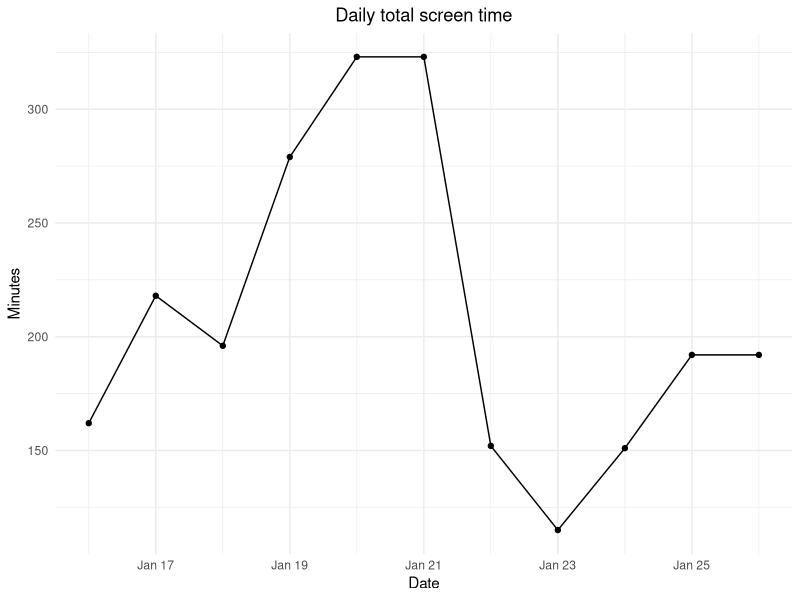
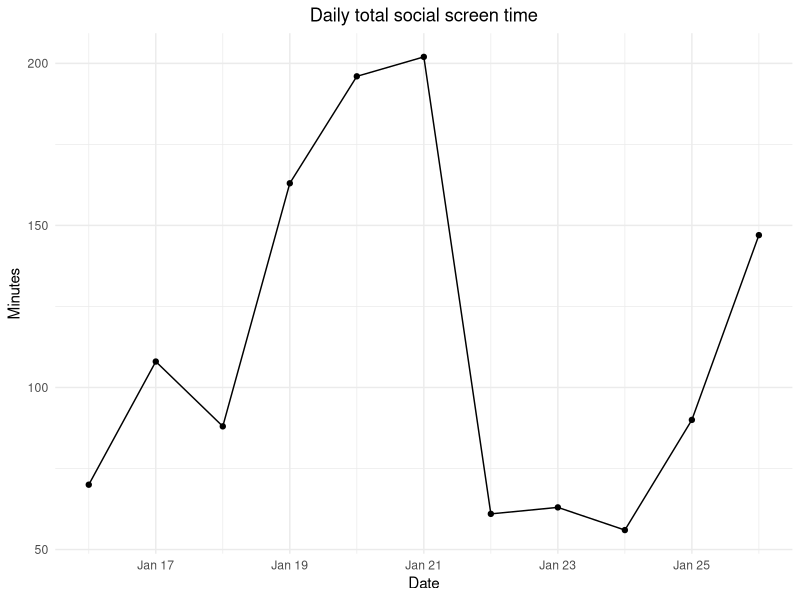
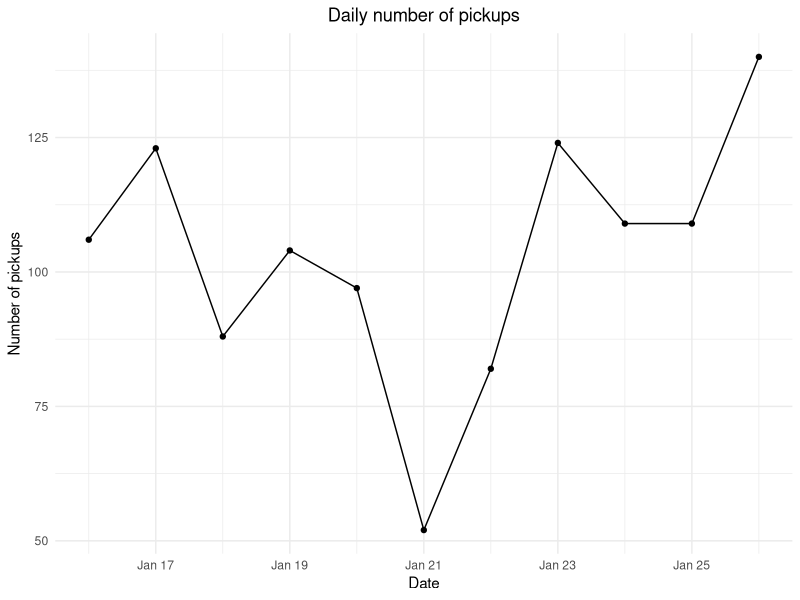
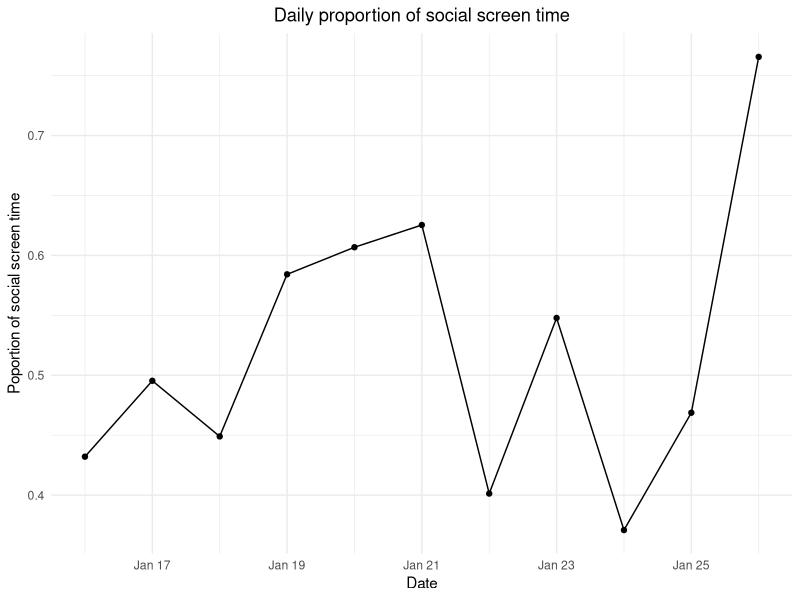
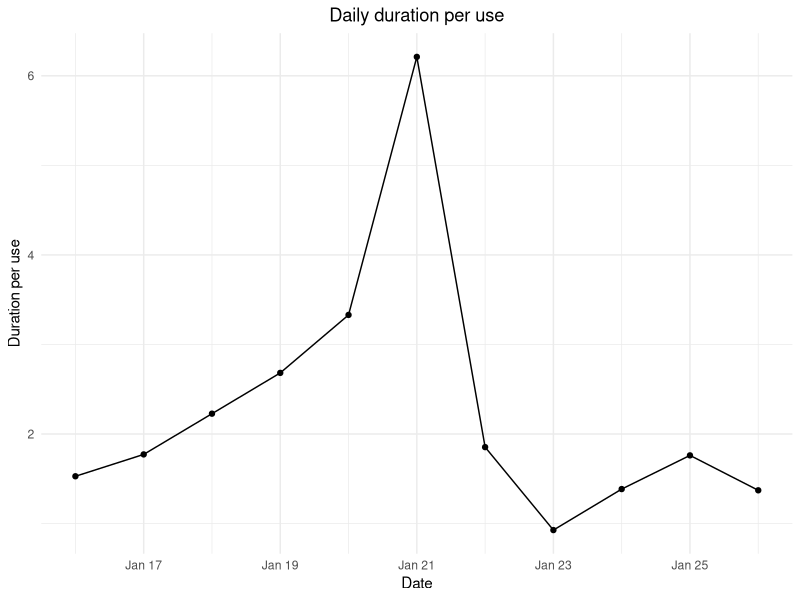
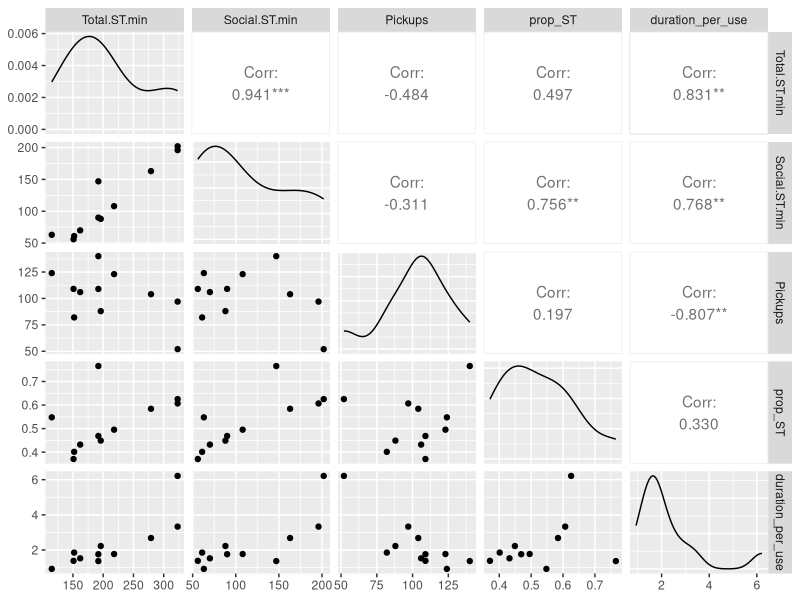
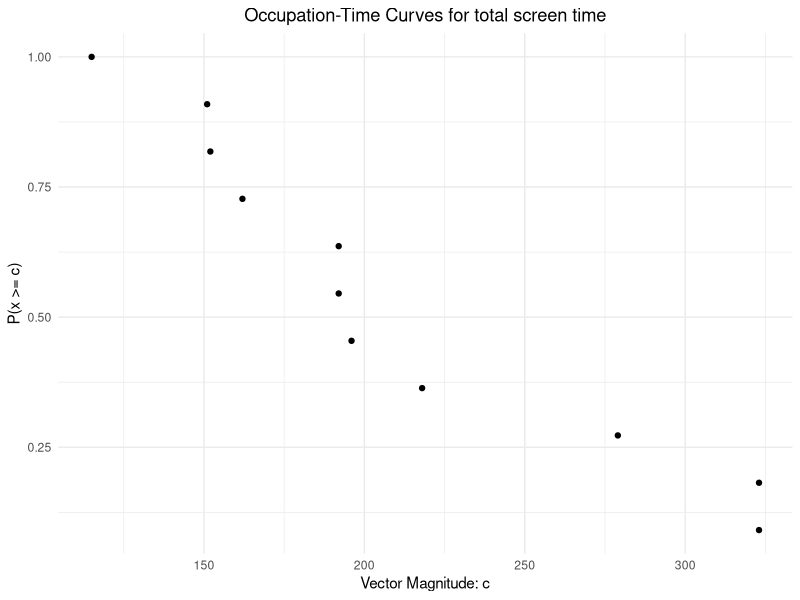
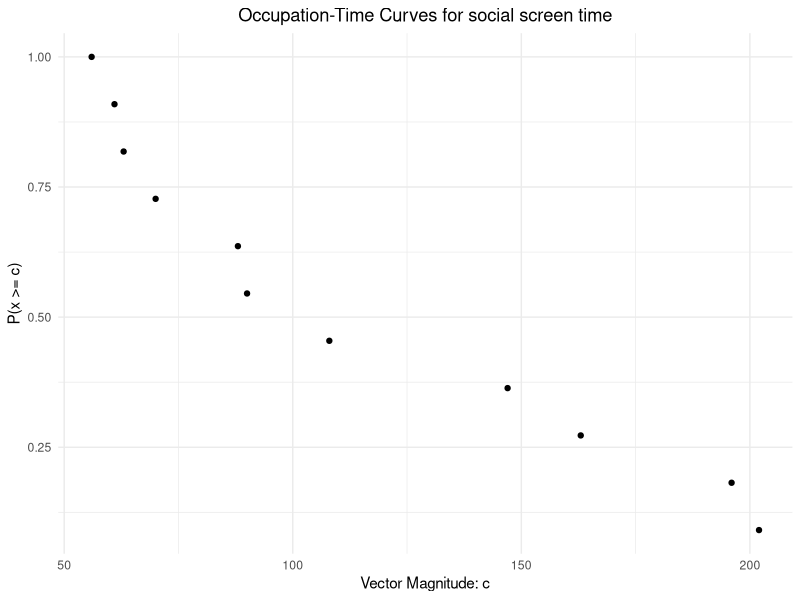

Reproduce these figures in R, in order.
setwd("/home/chenggg/BIOSTAT620")
rm(list = ls())
gc()
library(readxl)
library(dplyr)
library(ggplot2)
library(GGally)
library(lubridate)
library(reshape2)
library(tidyr)
df <- read_excel("ScreenTime.xlsx")
df <- df[c(1:11), ]
df$Pickup.1st_EST <- format(as.POSIXct(df$Pickup.1st_PST, format = "%H:%M", tz = "America/Los_Angeles"), "%H:%M", tz = "America/New_York")

convert_to_minutes <- function(time) {
  if (!grepl("h", time)) {
    return(as.numeric(sub("m", "", time)))
  }
  parts <- strsplit(time, "h|m")[[1]]
  as.numeric(parts[1]) * 60 + as.numeric(parts[2])
}
df$Total.ST.min <- sapply(df$Total.ST, convert_to_minutes)
df$Social.ST.min <- sapply(df$Social.ST, convert_to_minutes)
df$prop_ST <- df$Social.ST.min / df$Total.ST.min
df$duration_per_use <- df$Total.ST.min / df$Pickups

# Daily total screen time
ggplot(data = df, aes(x = Date, y = Total.ST.min)) +
  geom_line() + 
  geom_point() +  
  labs(title = "Daily total screen time",
       x = "Date",
       y = "Minutes") +
  theme_minimal() + 
  theme(plot.title = element_text(hjust = 0.5)) 

# Daily total social screen time
ggplot(data = df, aes(x = Date, y = Social.ST.min)) +
  geom_line() + 
  geom_point() +  
  labs(title = "Daily total social screen time",
       x = "Date",
       y = "Minutes") +
  theme_minimal() + 
  theme(plot.title = element_text(hjust = 0.5)) 

# Daily number of pickups
ggplot(data = df, aes(x = Date, y = Pickups)) +
  geom_line() + 
  geom_point() +  
  labs(title = "Daily number of pickups",
       x = "Date",
       y = "Number of pickups") +
  theme_minimal() + 
  theme(plot.title = element_text(hjust = 0.5)) 

# Daily proportion of social screen time
ggplot(data = df, aes(x = Date, y = prop_ST)) +
  geom_line() + 
  geom_point() +  
  labs(title = "Daily proportion of social screen time",
       x = "Date",
       y = "Poportion of social screen time") +
  theme_minimal() + 
  theme(plot.title = element_text(hjust = 0.5)) 

# Daily duration per use
ggplot(data = df, aes(x = Date, y = duration_per_use)) +
  geom_line() + 
  geom_point() +  
  labs(title = "Daily duration per use",
       x = "Date",
       y = "Duration per use") +
  theme_minimal() + 
  theme(plot.title = element_text(hjust = 0.5)) 

df2 <- df[,c(1,3,5,6,9,10)]
ggpairs(df2[,-1]) 

# df2_long <- pivot_longer(df2, cols = -Date, names_to = "series", values_to = "occupation_time")
# ggplot(data = df2_long, aes(x = Date, y = occupation_time, color = series)) +
#   geom_line() +
#   labs(title = "Melted plot", x = "Time", y = "Count") +
#   theme_minimal()


# Calculate the P(x >= c) for Total.ST.min
df2 <- df2[order(df2$Total.ST.min, decreasing = TRUE),]  # Sorting by Total.ST.min
df2$Total.ST.prob <- seq_along(df2$Total.ST.min) / nrow(df2)

# Plot
ggplot(df2, aes(x = Total.ST.min, y = Total.ST.prob)) +
  geom_point() + 
  labs(x = "Vector Magnitude: c", 
       y = "P(x >= c)",
       title = "Occupation-Time Curves for total screen time") +
  theme_minimal() + 
  theme(plot.title = element_text(hjust = 0.5)) 

# Calculate the P(x >= c) for Social.ST.min
df2 <- df2[order(df2$Social.ST.min, decreasing = TRUE),]  # Sorting by Social.ST.min
df2$Social.ST.prob <- seq_along(df2$Social.ST.min) / nrow(df)

# Plot
ggplot(df2, aes(x = Social.ST.min, y = Social.ST.prob)) +
  geom_point() + 
  labs(x = "Vector Magnitude: c", 
       y = "P(x >= c)",
       title = "Occupation-Time Curves for social screen time") +
  theme_minimal() + 
  theme(plot.title = element_text(hjust = 0.5)) 

# Calculate the P(x >= c) for Pickups
df2 <- df2[order(df2$Pickups, decreasing = TRUE),]  # Sorting by Pickups
df2$Pickups.prob <- seq_along(df2$Pickups) / nrow(df)

# Plot
ggplot(df2, aes(x = Pickups, y = Pickups.prob)) +
  geom_point() + 
  labs(x = "Vector Magnitude: c", 
       y = "P(x >= c)",
       title = "Occupation-Time Curves for Number of Pickups") +
  theme_minimal() + 
  theme(plot.title = element_text(hjust = 0.5)) 

# Calculate the P(x >= c) for prop_ST
df2 <- df2[order(df2$prop_ST, decreasing = TRUE),]  # Sorting by prop_ST
df2$prop_ST.prob <- seq_along(df2$prop_ST) / nrow(df)

# Plot
ggplot(df2, aes(x = prop_ST, y = prop_ST.prob)) +
  geom_point() + 
  labs(x = "Vector Magnitude: c", 
       y = "P(x >= c)",
       title = "Occupation-Time Curves for Number of proportion of social screen time") +
  theme_minimal() + 
  theme(plot.title = element_text(hjust = 0.5))

# Calculate the P(x >= c) for prop_ST
df2 <- df2[order(df2$duration_per_use, decreasing = TRUE),]  # Sorting by duration_per_use
df2$duration_per_use.prob <- seq_along(df2$duration_per_use) / nrow(df)

# Plot
ggplot(df2, aes(x = duration_per_use, y = duration_per_use.prob)) +
  geom_point() + 
  labs(x = "Vector Magnitude: c", 
       y = "P(x >= c)",
       title = "Occupation-Time Curves for Duration per use") +
  theme_minimal() + 
  theme(plot.title = element_text(hjust = 0.5))

par(mfrow=c(3,2))
for(i in 2:6) {
  acf_result <- acf(df2[[i]], main = paste("ACF for series", names(df2)[i]), plot = T)
  print(paste("Autocorrelations for series:", names(df2)[i]))
  print(acf_result$acf)
  acf_result
}
par(mfrow=c(1,1))

# P3
library(circular)
time_to_degrees <- function(time) {
  # Convert time to hours and minutes
  hours <- as.numeric(substr(time, 1, 2))
  minutes <- as.numeric(substr(time, 4, 5))
  # Calculate the total hours since midnight
  total_hours <- hours + minutes / 60
  # Calculate the angle
  angle <- total_hours / 24 * 360
  return(angle)
}
angles <- sapply(df$Pickup.1st_EST, time_to_degrees)
pickup_angles <- circular(angles, units="degrees", template="clock24")

# Plot the circular data
plot(pickup_angles, pch=19, col='blue', main="First Pickup Times on 24-hour Clock")

plot(pickup_angles, stack=TRUE, bins=144, col=" blue " ) # 360/2.5=144

# P4
glm_model <- glm(Pickups ~ offset(log(Total.ST.min / 60)), family = poisson, data = df2)
summary(glm_model)

mark_weekdays <- function(date) {
  if (weekdays(date) %in% c("Saturday", "Sunday")) {
    return(0)
  } else {
    return(1)
  }
}
df2$IsWeekday <- sapply(df2$Date, mark_weekdays)
df2$IsAfterJan10 <- 1
glm_model2 <- glm(Pickups ~ IsWeekday + IsAfterJan10 + offset(log(Total.ST.min / 60)), family=poisson, data = df2)
summary(glm_model2)


# P5
estimates <- mle.vonmises(pickup_angles)
mu <- estimates$mu
kappa <- estimates$kappa
angle_830AM <- (time_to_degrees("08:30") * 2 * pi)/360- pi
angle_830AM_circular <- circular(angle_830AM, type = 'angles', units = 'radians')
cdf <- pvonmises(angle_830AM_circular, mu, kappa)

# The probability that the first pickup is at 8:30 AM or later
probability <- 1 - cdf
probability
